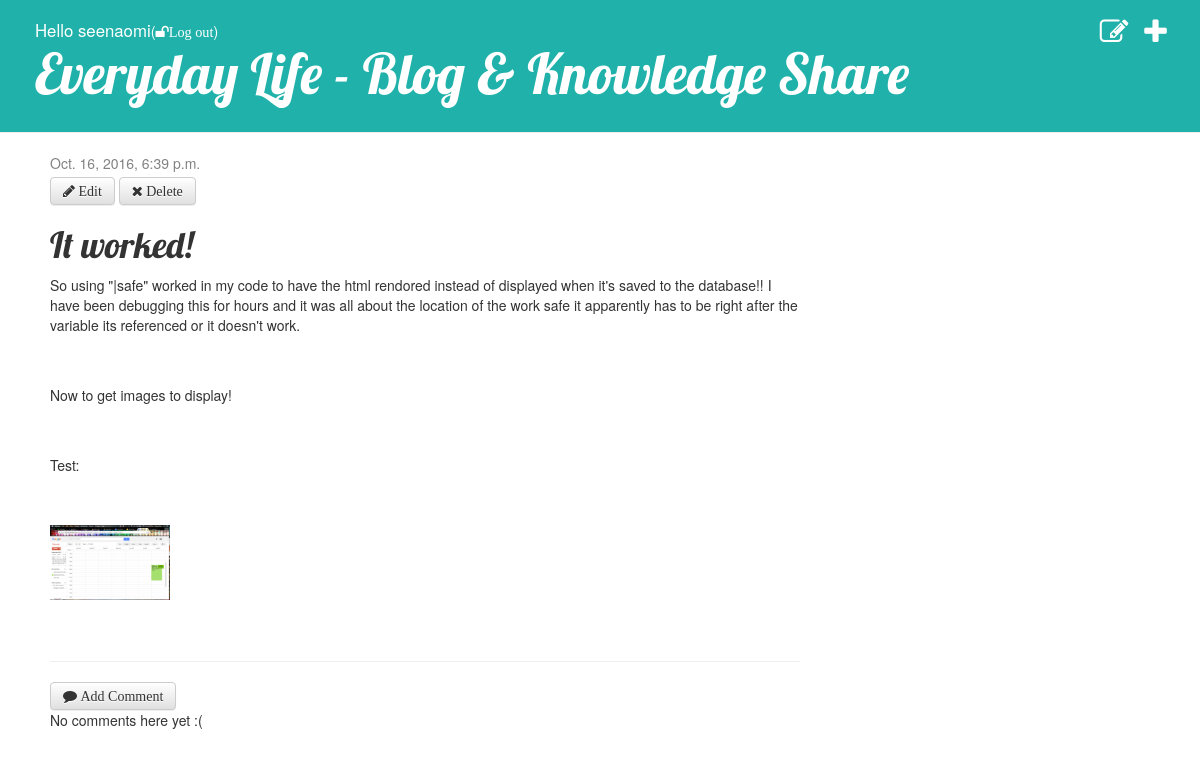
Screenshot of /post/3/ (signed in) with the database file from the repository.
### blog/models.py (models this page shows, shortened)
class Post(models.Model):
	author = models.ForeignKey('auth.User')
	title = models.CharField(max_length=200)
	content = RichTextUploadingField()
	created_date = models.DateTimeField(
		default=timezone.now)
	published_date = models.DateTimeField(
		blank=True, null=True)

### blog/views.py (the view)
# urls.py: url(r'^post/(?P<pk>\d+)/$', views.post_detail, name='post_detail'),
def post_detail(request, pk):
    post = get_object_or_404(Post, pk=pk)
    return render(request, 'blog/post_detail.html', {'post': post})

### blog/templates/blog/post_detail.html
{% extends 'blog/base.html' %}
{% block content %}
    <div class="post">
        {% if post.published_date %}
    		<div class="date">
        		{{ post.published_date }}
    		</div>
		{% else %}
    		<a class="btn btn-default" href="{% url 'post_publish' pk=post.pk %}"><span class="fa fa-check">Publish</span></a>
		{% endif %}
        {% if user.is_authenticated %}
        	<a class="btn btn-default" href="{% url 'post_edit' pk=post.pk %}"><span class="fa fa-pencil"> Edit</span></a>
        	<a class="btn btn-default" href="{% url 'post_remove' pk=post.pk %}"><span class="fa fa-times"> Delete</span></a>
        {% endif %}
        <h1>{{ post.title }}</h1>
        <p>{{ post.content|safe|linebreaksbr }}</p>
    </div>
    <hr>
    <a class="btn btn-default" href="{% url 'add_comment_to_post' pk=post.pk %}"><span class="fa fa-comment"> Add Comment</span></a>
	{% for comment in post.comment.all %}
    {% if user.is_authenticated or comment.approved_comment %}
    <div class="comment">
        <div class="date">
            {{ comment.created_date }}
            {% if not comment.approved_comment %}
                <a class="btn btn-default" href="{% url 'comment_remove' pk=comment.pk %}"><span class="fa fa-thumbs-o-down"> Delete</span></a>
                <a class="btn btn-default" href="{% url 'comment_approve' pk=comment.pk %}"><span class="fa fa-thumbs-o-up"> Approved</span></a>
            {% endif %}
        </div>
        <strong>{{ comment.author }}</strong>
        <p>{{ comment.text|linebreaks }}</p>
    </div>
    {% endif %}
	{% empty %}
    	<p>No comments here yet :(</p>
	{% endfor %}
{% endblock %}

### blog/templates/blog/base.html (shortened to what this page needs)
{% load staticfiles %}
<html>
    <head>
    	<link href="https://maxcdn.bootstrapcdn.com/bootstrap/3.3.7/css/bootstrap.min.css" rel="stylesheet">
		<link rel="stylesheet" href="https://maxcdn.bootstrapcdn.com/bootstrap/3.3.7/css/bootstrap-theme.min.css">
        <link rel="stylesheet" href="{% static 'font-awesome/css/font-awesome.css' %}" type="text/css">
		<link rel="stylesheet" href="{% static 'css/blog.css' %}" type="text/css">
    </head>
    <body>
        <div class="page-header">
            {% if user.is_authenticated %}
            <p class="top-intro">Hello {{ user.username }}<small>(<a href="{% url 'logout' %}"><span class="fa fa-unlock">Log out</span></a>)</small></p>
                <a href="{% url 'post_new' %}" class="top-menu"><span class="fa fa-plus fa-fw"></span></a>
                <a href="{% url 'post_draft_list' %}" class="top-menu"><span class="fa fa-edit fa-fw"></span></a>
            {% else %}
                <a href="{% url 'login' %}" class="top-lock"></span><span class="fa fa-lock fa-fw"><span style="font-family:'Lobster', cursive;"> Login</span></a>
            {% endif %}
            <h1><a href="/">Everyday Life - Blog &amp; Knowledge Share</a></h1>
        </div>
        <div class="content container">
            <div class="row">
                <div class="col-md-8">
                {% block content %}
                {% endblock %}
                </div>
            </div>
        </div>
    </body>
</html>

### blog/static/css/blog.css (style rules this page uses)
html { font-size: 100%; }
@media (min-width:60em) { html { font-size: 100% } }
.page-header { background-color: #20B2AA; margin-top: 0; padding: 1.250em 1.250em 1.250em 2.500em; }
.page-header h1, .page-header h1 a, .page-header h1 a:visited, .page-header h1 a:active { color: #ffffff; font-size: 2.000em; margin-top: -0.313em; text-decoration: none; }
.content { margin-left: 2.500em; }
h1, h2, h3, h4 { font-family: 'Lobster', cursive; }
.date { color: #828282; margin-bottom: 0.313em; }
.top-menu, .top-menu:hover, .top-menu:visited { color: #ffffff; float: right; font-size: 2.050em; margin-right: .550em; text-decoration: none; }
.top-intro, .top-intro:hover, .top-intro:visited { color: #ffffff; display: inline-block; font-size: 1.200em; text-decoration: none; }
.fa-unlock { color: #ffffff; }
.post { margin-bottom: 4.375em; }

### rows the page displays
Post: published_date "Oct. 16, 2016, 6:39 p.m.", title "It worked!", content "So using \"|safe\" worked in my code to have the html rendored instead of displayed when it's saved to the database!! I have been debugging this for hours and it was all about the location of the work safe it apparently has to be right after the variable its referenced or it doesn't work. Now to get images to display! Test:", content (picture)

### other values shown
{{ user.username }} "seenaomi"
